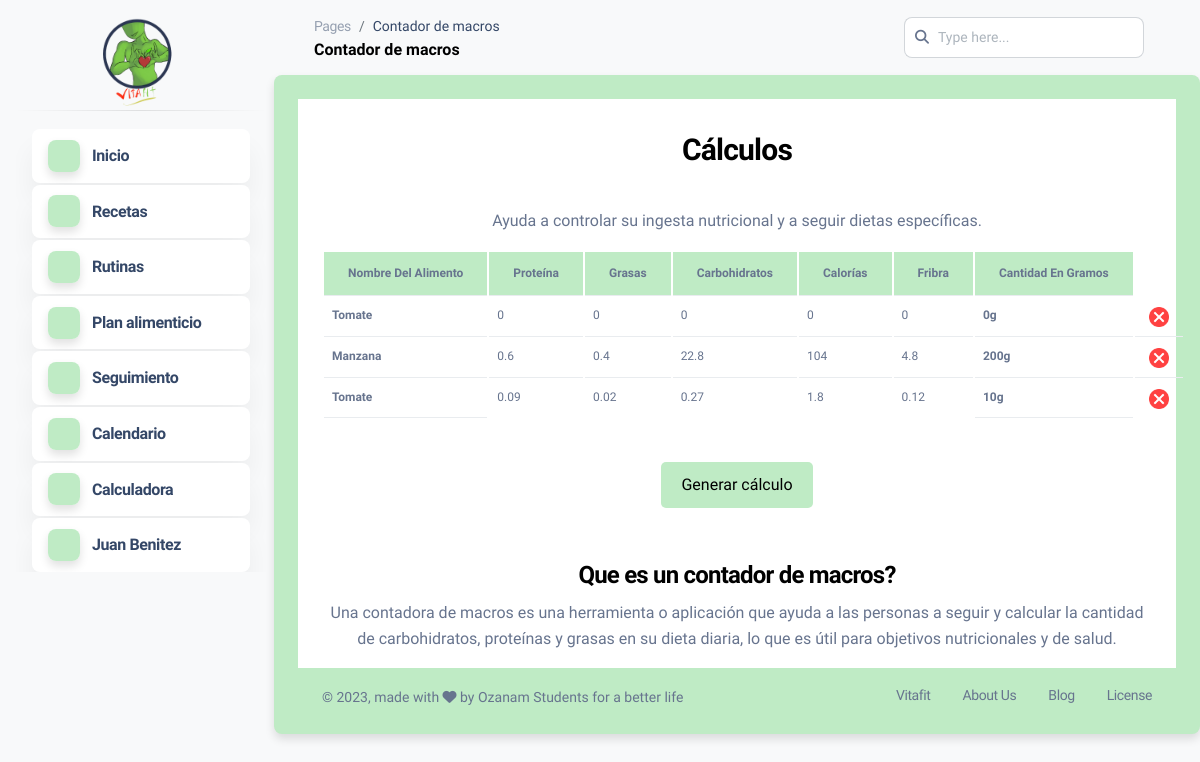
/dashboard.php?mod=calculadora (signed in), run on an earlier commit of the app's database.
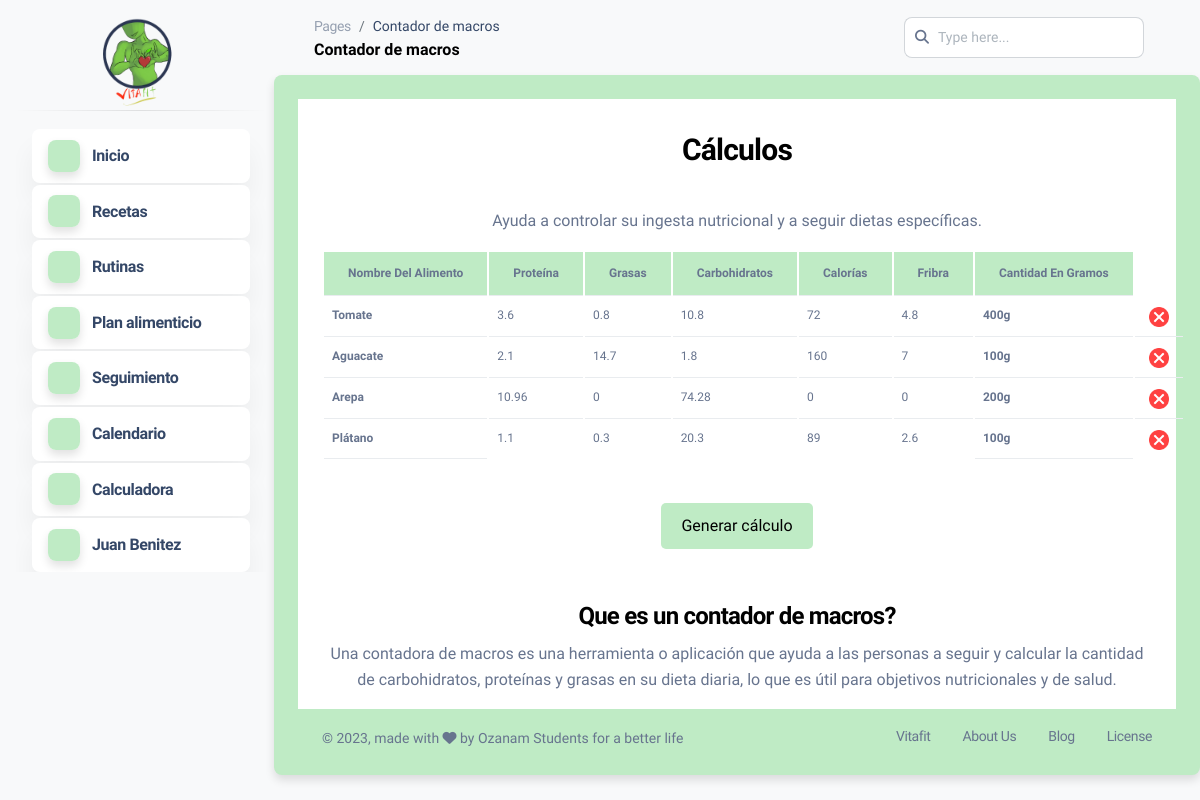
And on a later commit of the database.
### tables this page shows
CREATE TABLE `calculadora` (
  `id_calculo` int(1) NOT NULL,
  `id_alimento` int(12) NOT NULL,
  `cantidad` int(4) NOT NULL,
  `numero_identificacion` bigint(15) NOT NULL
);

CREATE TABLE `macros` (
  `id_alimentos` int(1) NOT NULL,
  `proteina` float NOT NULL,
  `grasas` float NOT NULL,
  `carbohidratos` float NOT NULL,
  `calorias` float NOT NULL,
  `fibra` float NOT NULL,
  `nombre_alimento` varchar(30) NOT NULL
);

### modulos/macros/calculadora.php (the view, shortened to what this page needs)
<div class="container cuerpo">
<div class="row">
<center>
<div class="col-md-12">
<h3 class="titulo">Cálculos</h3>
<p>Ayuda a controlar su ingesta nutricional y a seguir dietas específicas.</p>
<table class="table">
<thead class="thead">
<tr>
<th scope="col">Nombre del alimento</th>
<th scope="col">Proteína</th>
<th scope="col">Grasas</th>
<th scope="col">Carbohidratos</th>
<th scope="col">Calorías</th>
<th scope="col">Fribra</th>
<th scope="col">Cantidad en gramos</th>
</tr>
  </thead>
  <tbody>
<?php
      include "conexion.php";
      if (isset($_SESSION['documento'])){
        $dato=$_SESSION['documento'];
        $consulta=mysqli_query($conexion,"SELECT * FROM calculadora WHERE numero_identificacion LIKE '%$dato%';") or die ($conexion."Error en la consulta");
        $cantidad = mysqli_num_rows($consulta);
        if($cantidad > 0){
            while($fila=mysqli_fetch_array($consulta)){
                $cantidad = $fila['cantidad'];
                $id_alimento = $fila['id_alimento'];
                $consulta_alimento=mysqli_query($conexion,"SELECT * FROM macros WHERE id_alimentos LIKE '%$id_alimento%';") or die ($conexion."Error en la consulta");
                if($fila=mysqli_fetch_array($consulta_alimento)){
                    $proteina = $fila['proteina'];
                    $grasas = $fila['grasas'];
                    $carbohidratos = $fila['carbohidratos'];
                    $calorias = $fila['calorias'];
                    $fibra = $fila['fibra'];
                    $nombre = $fila['nombre_alimento'];
                    $proteina1 = $proteina/100;
                    $grasas1 = $grasas/100;
                    $carbohidratos1 = $carbohidratos/100;
                    $calorias1 = $calorias/100;
                    $fibra1 = $fibra/100;
                    $proteina2 = $proteina1*$cantidad;
                    $grasas2 = $grasas1*$cantidad;
                    $carbohidratos2 = $carbohidratos1*$cantidad;
                    $calorias2 = $calorias1*$cantidad;
                    $fibra2 = $fibra1*$cantidad;
                    ?>
        <tr>
          <th><?php echo $nombre; ?></th>
          <td><?php echo $proteina2; ?></td>
          <td><?php echo $grasas2; ?></td>
          <td><?php echo $carbohidratos2; ?></td>
          <td><?php echo $calorias2; ?></td>
          <td><?php echo $fibra2; ?></td>
            <?php
                }
            ?>
          <th><?php echo $cantidad,"g"; ?></th>
          <td>
            <form action="dashboard.php?mod=calculadora" method="POST">
              <button type="submit" name="btn_eliminar" style="background-color: transparent; border: 0px;">
                <img src="img/boton-eliminar.png" alt="eliminar" width="20">
              </button>
            </form>
          </td>
        </tr>
        <?php
      }
      }
        ?>
          </tbody>
        </table>
        <br>
        <form action="dashboard.php?mod=menu_alimentos" method="POST">
          <button type="submit" name="btn_generar" class="btn_consulta">Generar cálculo</button>
        </form>
        <br><br>
        <h4>Que es un contador de macros?</h4>
        <p>Una contadora de macros es una herramienta o aplicación que ayuda a las personas a seguir y calcular la cantidad de carbohidratos, proteínas y grasas en su dieta diaria, lo que es útil para objetivos nutricionales y de salud.</p>
        </center>
        </div>
        </div>
        <?php
    }
?>

### dashboard.php (shortened to what this page needs)
<!DOCTYPE html>
<html lang="es">
<head>
  <link rel="stylesheet" href="https://unpkg.com/boxicons@2.1.3/css/boxicons.min.css">
  <link href="dashboard/assets/css/nucleo-svg.css" rel="stylesheet" />
  <link id="pagestyle" href="dashboard/assets/css/dashboards.css?v=1.0.7" rel="stylesheet" />
</head>
<body class="g-sidenav-show  bg-gray-100">
  <aside class="sidenav navbar navbar-vertical navbar-expand-xs border-0 border-radius-xl my-3 fixed-start ms-3 " id="sidenav-main">
    <div class="">
      <center>
      <a href="dashboard.php?mod=inicio">
        <img src="dashboard/media/vitafit_logo.png" alt="main_logo" style="height:100px; margin-top:10px;">
      </a>
      </center>
    </div>
    <hr class="horizontal dark mt-0">
    <div class="collapse navbar-collapse  w-auto " id="sidenav-collapse-main">
      <ul class="navbar-nav">
        <li class="nav-item">
          <a class="nav-link active" href="dashboard.php?mod=inicio">
            <div class="icon icon-shape icon-sm shadow border-radius-md text-center me-2 d-flex align-items-center justify-content-center">
            <box-icon type="regular" name="home-alt-2" color="black" size="22px"></box-icon>
            </div>
            <span class="nav-link-text ms-1">Inicio</span>
          </a>
        </li>
        <li class="nav-item">
          <a class="nav-link active" href="dashboard.php?mod=recetas">
            <div class="icon icon-shape icon-sm shadow border-radius-md text-center me-2 d-flex align-items-center justify-content-center">
            <box-icon type="regular" name="book" color="black" size="22px"></box-icon>
            </div>
            <span class="nav-link-text ms-1">Recetas</span>
          </a>
        </li>
        <li class="nav-item">
          <a class="nav-link active" href="dashboard.php?mod=rutinas">
            <div class="icon icon-shape icon-sm shadow border-radius-md text-center me-2 d-flex align-items-center justify-content-center">
            <box-icon type="regular" name="time" color="black" size="22px"></box-icon>
            </div>
            <span class="nav-link-text ms-1">Rutinas</span>
          </a>
        </li>
        <li class="nav-item">
          <a class="nav-link active" href="dashboard.php?mod=p_alimenticio">
            <div class="icon icon-shape icon-sm shadow border-radius-md text-center me-2 d-flex align-items-center justify-content-center">
            <box-icon type="regular" name="spreadsheet" color="black" size="22px"></box-icon>
            </div>
            <span class="nav-link-text ms-1">Plan alimenticio</span>
          </a>
        </li>
        <li class="nav-item">
          <a class="nav-link active" href="dashboard.php?mod=seguimiento">
            <div class="icon icon-shape icon-sm shadow border-radius-md text-center me-2 d-flex align-items-center justify-content-center">
            <box-icon type="regular" name="chart" color="black" size="22px"></box-icon>
            </div>
            <span class="nav-link-text ms-1">Seguimiento</span>
          </a>
        </li>
        <li class="nav-item">
          <a class="nav-link active" href="dashboard.php?mod=calendario">
            <div class="icon icon-shape icon-sm shadow border-radius-md text-center me-2 d-flex align-items-center justify-content-center">
            <box-icon type="regular" name="calendar-edit" color="black" size="22px"></box-icon>
            </div>
            <span class="nav-link-text ms-1">Calendario</span>
          </a>
        </li>
        <li class="nav-item">
          <a class="nav-link active" href="dashboard.php?mod=calculadora">
            <div class="icon icon-shape icon-sm shadow border-radius-md text-center me-2 d-flex align-items-center justify-content-center">
            <box-icon type="regular" name="math" color="black" size="22px"></box-icon>
            </div>
            <span class="nav-link-text ms-1">Calculadora</span>
          </a>
        </li>
        <li class="nav-item">
          <a class="nav-link active" href="dashboard.php?set=m_profile">
            <div class="icon icon-shape icon-sm shadow border-radius-md text-center me-2 d-flex align-items-center justify-content-center">
            <box-icon type="regular" name="user" color="black" size="22px"></box-icon>
            </div>
            <span class="nav-link-text ms-1"><?php echo $_SESSION['primer_nombre']," ",$_SESSION['primer_apellido']; ?><span>
          </a>
        </li>
      </ul>
    </div>
  </aside>
  <main class="main-content position-relative border-radius-lg ">
    <nav class="navbar navbar-main navbar-expand-lg px-0 mx-4 shadow-none border-radius-xl" id="navbarBlur" navbar-scroll="true">
      <div class="container-fluid py-1 px-3">
        <nav aria-label="breadcrumb">
          <ol class="breadcrumb bg-transparent mb-0 pb-0 pt-1 px-0 me-sm-6 me-5">
            <li class="breadcrumb-item text-sm"><a class="opacity-5 text-dark" href="javascript:;" style="color: #BFEBC5; ">Pages</a></li>
            <li class="breadcrumb-item text-sm text-dark active" aria-current="page">
            <?php
        if(@ $_GET['mod']=="")
        {
          echo"Inicio";
        }
        else
            if(@ $_GET['mod']=="inicio")
            {
              echo"Inicio";
            }
            else
                if(@ $_GET['mod']=="recetas")
                {
                  echo"Recetas";
                }
                else
                    if(@ $_GET['mod']=="rutinas")
                    {
                      echo"Rutinas";
                    }
                    else
                        if(@ $_GET['mod']=="p_alimenticio")
                        {
                          echo"Plan alimenticio";
                        }
                        else
                            if(@ $_GET['mod']=="seguimiento")
                            {
                              echo"Seguimiento";
                            }
                            else
                                if(@ $_GET['mod']=="cuenta")
                                {
                                  echo"Cuenta";
                                }
                                else
                                    if(@ $_GET['mod']=="calendario")
                                    {
                                      echo"Calendario";
                                    }
                                    else
                                        if(@ $_GET['mod']=="calculadora")
                                        {
                                          echo"Contador de macros";
                                        }
      ?>
            </li>
          </ol>
          <h6 class="font-weight-bolder mb-0">
          <?php
        if(@ $_GET['mod']=="")
        {
          echo"Inicio";
        }
        else
            if(@ $_GET['mod']=="inicio")
            {
              echo"Inicio";
            }
            else
                if(@ $_GET['mod']=="recetas")
                {
                  echo"Recetas";
                }
                else
                    if(@ $_GET['mod']=="rutinas")
                    {
                      echo"Rutinas";
                    }
                    else
                        if(@ $_GET['mod']=="p_alimenticio")
                        {
                          echo"Plan alimenticio";
                        }
                        else
                            if(@ $_GET['mod']=="seguimiento")
                            {
                              echo"Seguimiento";
                            }
                            else
                                if(@ $_GET['mod']=="cuenta")
                                {
                                  echo"Cuenta";
                                }
                                else
                                    if(@ $_GET['mod']=="calendario")
                                    {
                                      echo"Calendario";
                                    }
                                    else
                                        if(@ $_GET['mod']=="calculadora")
                                        {
                                          echo"Contador de macros";
                                        }
      ?>
          </h6>
        </nav>
        <div class="collapse navbar-collapse mt-sm-0 mt-2 me-md-0 me-sm-4" id="navbar">
          <div class="ms-md-auto pe-md-3 d-flex align-items-center">
            <div class="input-group">
              <span class="input-group-text text-body"><i class="fas fa-search" aria-hidden="true"></i></span>
              <input type="text" class="form-control" placeholder="Type here...">
            </div>
          </div>
        </div>
      </div>
    </nav>
    <div class="container-fluid py-4 shadow border-radius-md" style=" background-color: #BFEBC5;">
      <?php
        if(@ $_GET['mod']=="")
        {
          require_once("modulos/inicio.php");
        }
        else
            if(@ $_GET['mod']=="inicio")
            {
              require_once("modulos/inicio.php");
            }
            else
                if(@ $_GET['mod']=="recetas")
                {
                  require_once("modulos/recetas.php");
                }
                else
                    if(@ $_GET['mod']=="rutinas")
                    {
                      require_once("modulos/rutinas/rutinas.php");
                    }
                    else
                        if(@ $_GET['mod']=="p_alimenticio")
                        {
                          require_once("modulos/plan/p_alimenticio.php");
                        }
                        else
                            if(@ $_GET['mod']=="seguimiento")
                            {
                              require_once("modulos/seguimiento.php");
                            }
                            else
                                if(@ $_GET['mod']=="cuenta")
                                {
                                  require_once("modulos/cuenta.php");
                                }
                                else
                                    if(@ $_GET['mod']=="calendario")
                                    {
                                      require_once("modulos/calendario.php");
                                    }
                                    else
                                        if(@ $_GET['mod']=="calculadora")
                                        {
                                          require_once("modulos/macros/calculadora.php");
                                        }
      ?>
      <footer class="footer pt-3  ">
        <div class="container-fluid">
          <div class="row align-items-center justify-content-lg-between">
            <div class="col-lg-6 mb-lg-0 mb-4">
              <div class="copyright text-center text-sm text-muted text-lg-start">
                © ,
                made with <i class="fa fa-heart"></i> by Ozanam Students for a better life
              </div>
            </div>
            <div class="col-lg-6">
              <ul class="nav nav-footer justify-content-center justify-content-lg-end">
                <li class="nav-item">
                  <a href="https://instagram.com/vitafit_fo" class="nav-link text-muted" target="_blank">Vitafit</a>
                </li>
                <li class="nav-item">
                  <a href="https://www.creative-tim.com/presentation" class="nav-link text-muted" target="_blank">About Us</a>
                </li>
                <li class="nav-item">
                  <a href="https://www.creative-tim.com/blog" class="nav-link text-muted" target="_blank">Blog</a>
                </li>
                <li class="nav-item">
                  <a href="https://www.creative-tim.com/license" class="nav-link pe-0 text-muted" target="_blank">License</a>
                </li>
              </ul>
            </div>
          </div>
        </div>
      </footer>
    </div>
  </main>
</body>
</html>

### dashboard/assets/css/nucleo-svg.css (style rules this page uses)
.icon { display: inline-block; color: #111111; height: 1em; width: 1em; }
.icon-sm { height: 0.8em; width: 0.8em; }
.icon { fill: currentColor; stroke: none; }

### modulos/macros/calculadora.php (style rules this page uses)
.table { font-size: 12px; }
.thead { background-color:#BFEBC5; }
.btn_consulta { background-color:#BFEBC5; padding: 10px 20px; color: black; border: none; border-radius: 5px; font-size: 16px; cursor: pointer; transition: transform 0.3s ease; }
.cuerpo { background-color:white; position: relative; }
.titulo { padding: 30px 20px; }

What changed in the data, as far as the page shows it:
removed calculadora: id_alimento.nombre_alimento "Tomate", proteina2 "0", grasas2 "0", carbohidratos2 "0", calorias2 "0", fibra2 "0", cantidad "0"
removed calculadora: id_alimento.nombre_alimento "Manzana", proteina2 "0.6", grasas2 "0.4", carbohidratos2 "22.8", calorias2 "104", fibra2 "4.8", cantidad "200"
removed calculadora: id_alimento.nombre_alimento "Tomate", proteina2 "0.09", grasas2 "0.02", carbohidratos2 "0.27", calorias2 "1.8", fibra2 "0.12", cantidad "10"
added calculadora: id_alimento.nombre_alimento "Tomate", proteina2 "3.6", grasas2 "0.8", carbohidratos2 "10.8", calorias2 "72", fibra2 "4.8", cantidad "400"
added calculadora: id_alimento.nombre_alimento "Aguacate", id_alimento.proteina "2.1", id_alimento.grasas "14.7", id_alimento.carbohidratos "1.8", id_alimento.calorias "160", id_alimento.fibra "7", cantidad "100"
added calculadora: id_alimento.nombre_alimento "Arepa", proteina2 "10.96", id_alimento.grasas "0", carbohidratos2 "74.28", id_alimento.calorias "0", id_alimento.fibra "0", cantidad "200"
added calculadora: id_alimento.nombre_alimento "Plátano", id_alimento.proteina "1.1", id_alimento.grasas "0.3", id_alimento.carbohidratos "20.3", id_alimento.calorias "89", id_alimento.fibra "2.6", cantidad "100"
